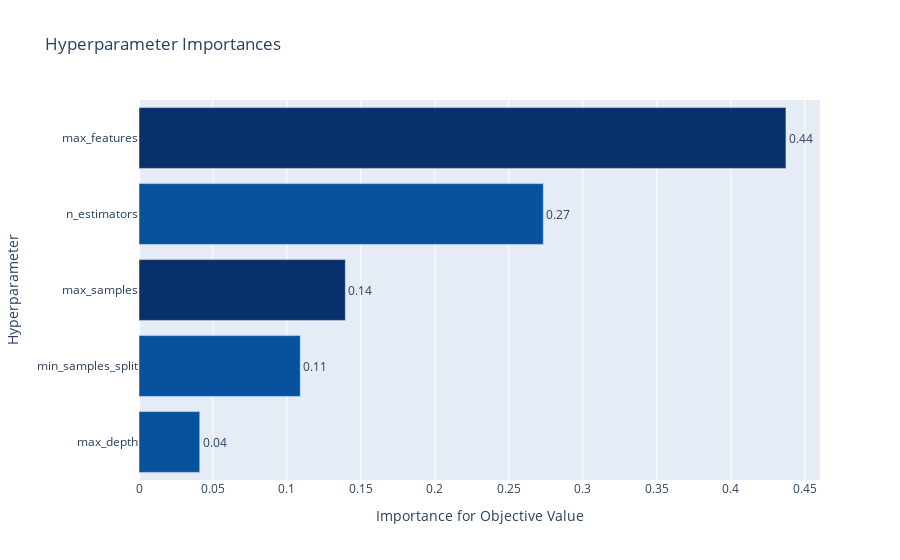

Notebook code cell kept with this figure:
### Code cell
plot_param_importances(rf_study)

### Figure 1 — Plotly figure (JSON) as saved in the notebook; plotly's stock layout.template omitted (floating-point values rounded to 4 significant figures)
{"data": [{"cliponaxis": false, "hovertemplate": ["max_depth (IntUniformDistribution): 0.04104832341062468<extra></extra>", "min_samples_split (IntUniformDistribution): 0.10898701904921221<extra></extra>", "max_samples (UniformDistribution): 0.1394427742339404<extra></extra>", "n_estimators (IntUniformDistribution): 0.27326946392732715<extra></extra>", "max_features (UniformDistribution): 0.43725241937889564<extra></extra>"], "marker": {"color": ["rgb(8,81,156)", "rgb(8,81,156)", "rgb(8,48,107)", "rgb(8,81,156)", "rgb(8,48,107)"]}, "orientation": "h", "text": ["0.04104832341062468", "0.10898701904921221", "0.1394427742339404", "0.27326946392732715", "0.43725241937889564"], "textposition": "outside", "texttemplate": "%{text:.2f}", "type": "bar", "x": [0.04105, 0.109, 0.1394, 0.2733, 0.4373], "y": ["max_depth", "min_samples_split", "max_samples", "n_estimators", "max_features"]}], "layout": {"showlegend": false, "title": {"text": "Hyperparameter Importances"}, "xaxis": {"title": {"text": "Importance for Objective Value"}}, "yaxis": {"title": {"text": "Hyperparameter"}}}}
